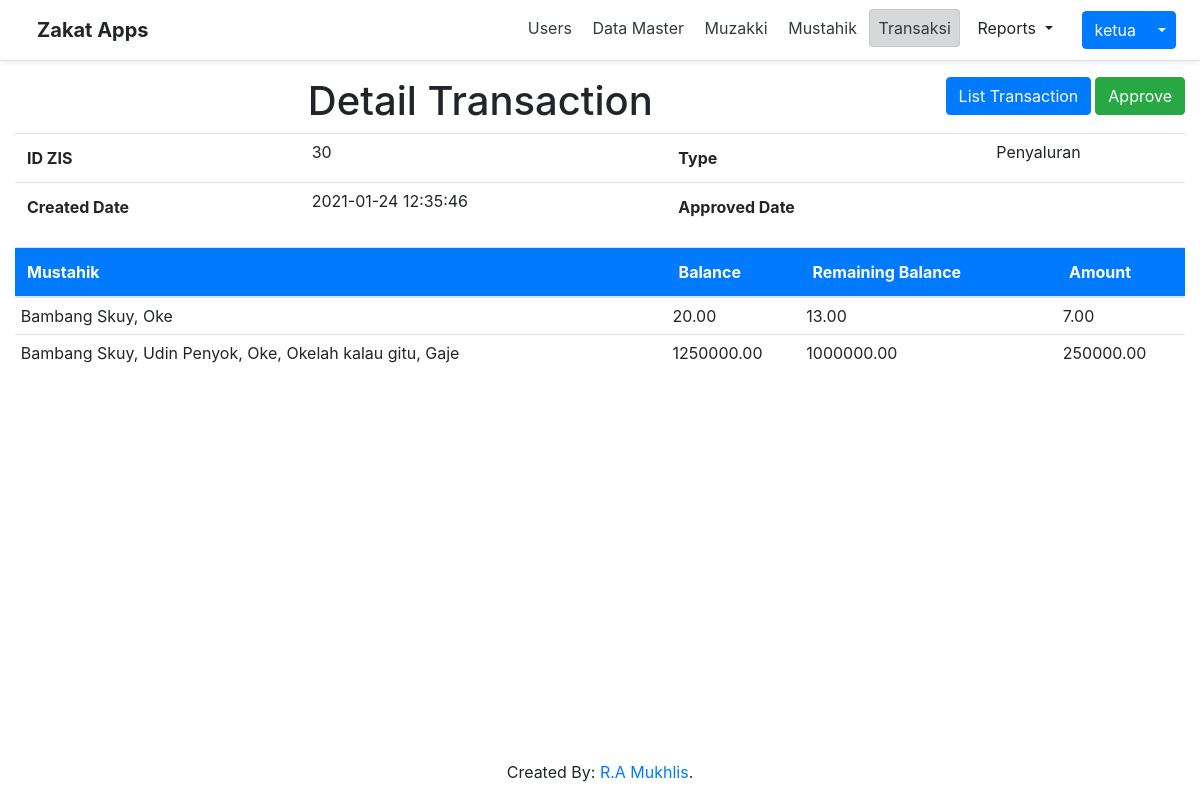
Screenshot of /index.php?page=transactions&action=detail&id=30 (signed in) with the database file from the repository.
### tables this page shows
CREATE TABLE `transactions` (
  `id` int(11) NOT NULL,
  `type` varchar(25) DEFAULT NULL,
  `total` decimal(16,2) NOT NULL,
  `status` varchar(10) NOT NULL,
  `created_by` int(11) NOT NULL,
  `created_date` datetime NOT NULL DEFAULT current_timestamp(),
  `approved_date` datetime DEFAULT NULL,
  `updated_by` int(11) DEFAULT NULL,
  `updated_date` datetime DEFAULT NULL,
  `is_deleted` tinyint(1) NOT NULL DEFAULT 0
);

CREATE TABLE `transaction_details` (
  `id` int(11) NOT NULL,
  `transaction_id` int(11) NOT NULL,
  `note` text NOT NULL,
  `balance` decimal(16,2) NOT NULL,
  `remaining_balance` decimal(16,2) NOT NULL,
  `amount` decimal(16,2) NOT NULL,
  `total_unit` int(11) DEFAULT NULL,
  `type` varchar(25) DEFAULT NULL,
  `is_deleted` tinyint(1) NOT NULL DEFAULT 0
);

### transactions/detail.php (the view, shortened to what this page needs)
<?php
    $id = isset($_GET['id']) ? $_GET['id'] : 0;
    $query = "
        SELECT
            *
        FROM transactions
        WHERE
            id = '$id'
    ";
    $datas = $conn->query($query) or die(mysqli_error($conn));
    $transaction = $datas->fetch_assoc();
    $query2 = "
        SELECT * FROM transaction_details
        WHERE transaction_id = '$id'
    ";
    $details = $conn->query($query2) or die(mysqli_error($conn));
?>
<?php
    if($transaction['status'] == 'Open'):
?>
<button
    data-id='<?php echo $transaction["id"]; ?>'
    class="btnApprove btn btn-success float-right"
>
    Approve
</button>
<?php
    endif;
?>
<a href='index.php?page=transactions' class="btn btn-primary mr-1 float-right">List Transaction</a>
<h1 class='text-center'>Detail Transaction</h1>
<table class='table'>
    <tr>
        <th>ID ZIS</th>
        <td>
            <?php echo $transaction['id'] ?>
        </td>
        <th>Type</th>
        <td>
            <?php echo $transaction['type'] ?>
        </td>
    </tr>
    <tr>
        <th>Created Date</th>
        <td>
            <?php echo $transaction['created_date'] ?>
        </td>
        <th>Approved Date</th>
        <td>
        </td>
    </tr>
</table>
<?php
    if ($transaction['type'] == 'Pengeluaran'):
?>
    <table
        class="table table-blue"
    >
        <thead>
            <tr>
                <th>Description</th>
                <th>Balance</th>
                <th>Remaining Balance</th>
                <th>Amount</th>
            </tr>
        </thead>
        <tbody>
            <?php
                while($detail = $details->fetch_assoc()):
            ?>
                <tr>
                    <td><?php echo $detail['note']; ?></td>
                    <td><?php echo $detail['balance']; ?></td>
                    <td><?php echo $detail['remaining_balance']; ?></td>
                    <td><?php echo $detail['amount']; ?></td>
                </tr>
            <?php
                endwhile;
            ?>
        </tbody>
    </table>
<?php
    else:
?>
    <table
        class="table table-blue"
    >
        <thead>
            <tr>
                <th>Mustahik</th>
                <th>Balance</th>
                <th>Remaining Balance</th>
                <th>Amount</th>
            </tr>
        </thead>
        <tbody>
            <?php
                while($detail = $details->fetch_assoc()):
                    if (!empty($detail['note'])):
            ?>
                <tr>
                    <td><?php echo $detail['note']; ?></td>
                    <td><?php echo $detail['balance']; ?></td>
                    <td><?php echo $detail['remaining_balance']; ?></td>
                    <td><?php echo $detail['amount']; ?></td>
                </tr>
            <?php
                    endif;
                endwhile;
            ?>
        </tbody>
    </table>
<?php
    endif;
?>

### assets/css/table.css (style rules this page uses)
table.dataTable thead tr, .table-blue thead tr { background-color: #007bff; color: white; }
.table tr td { padding: 0.5%; }

### rows the page displays
transactions: id "30", type "Penyaluran", created_date "2021-01-24 12:35:46"
transaction_details: note "Bambang Skuy, Oke", balance "20.00", remaining_balance "13.00", amount "7.00"
transaction_details: note "Bambang Skuy, Udin Penyok, Oke, Okelah kalau gitu, Gaje", balance "1250000.00", remaining_balance "1000000.00", amount "250000.00"

### other values shown
$username "ketua"
